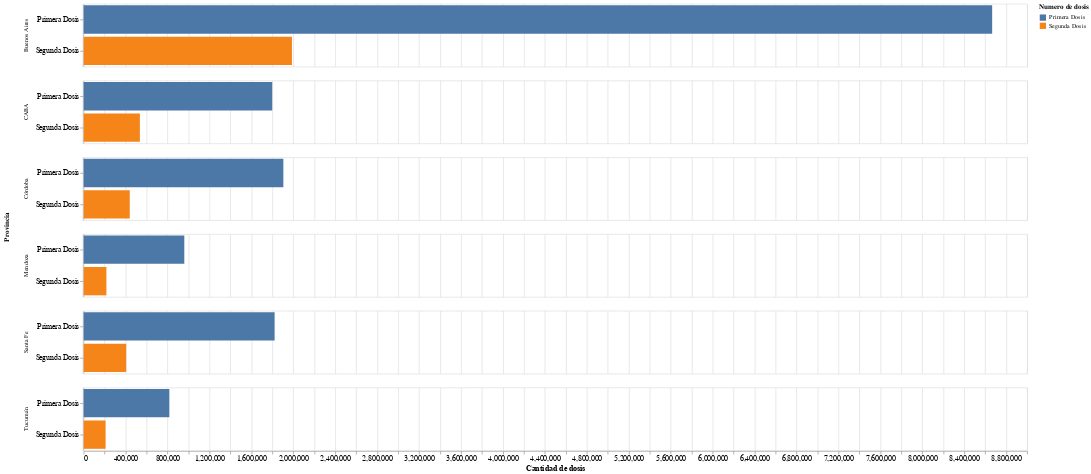

The notebook cell saved with this chart:
### Code cell
rqst = requests.get("http://localhost:8000/datos/provincias/alldosisseperated/top6")
data = rqst.json()
df = pd.DataFrame(data)

alt.Chart(df).mark_bar().encode(
    x=alt.X('sum(dosis):Q',title='Cantidad de dosis'),
    y=alt.Y('tipo_de_dosis:O',title = ''),
    color=alt.Color('tipo_de_dosis:N',title='Numero de dosis'),
    row=alt.Row('jurisdiccion_nombre:N',title='Provincia'),
    tooltip=[alt.Tooltip('sum(dosis)', title='Dosis')]
).properties(
    width=1500,
    height=100
).configure_axis(
    labelFontSize=12,
    titleFontSize=12
)

### Figure 1 — Vega-Lite specification as saved in the notebook (floating-point values rounded to 4 significant figures)
{"config": {"view": {"continuousWidth": 400, "continuousHeight": 300}, "axis": {"labelFontSize": 12, "titleFontSize": 12}}, "data": {"name": "data-632b532d13ca3b3a7765e765ba59f60d"}, "mark": "bar", "encoding": {"color": {"type": "nominal", "field": "tipo_de_dosis", "title": "Numero de dosis"}, "row": {"type": "nominal", "field": "jurisdiccion_nombre", "title": "Provincia"}, "tooltip": [{"type": "quantitative", "aggregate": "sum", "field": "dosis", "title": "Dosis"}], "x": {"type": "quantitative", "aggregate": "sum", "field": "dosis", "title": "Cantidad de dosis"}, "y": {"type": "ordinal", "field": "tipo_de_dosis", "title": ""}}, "height": 100, "width": 1500, "$schema": "https://vega.github.io/schema/vega-lite/v4.8.1.json", "datasets": {"data-632b532d13ca3b3a7765e765ba59f60d": [{"jurisdiccion_nombre": "Buenos Aires", "dosis": 8666217, "tipo_de_dosis": "Primera Dosis"}, {"jurisdiccion_nombre": "CABA", "dosis": 1798792, "tipo_de_dosis": "Primera Dosis"}, {"jurisdiccion_nombre": "Santa Fe", "dosis": 1821670, "tipo_de_dosis": "Primera Dosis"}, {"jurisdiccion_nombre": "Mendoza", "dosis": 960138, "tipo_de_dosis": "Primera Dosis"}, {"jurisdiccion_nombre": "Tucumán", "dosis": 817415, "tipo_de_dosis": "Primera Dosis"}, {"jurisdiccion_nombre": "Córdoba", "dosis": 1904845, "tipo_de_dosis": "Primera Dosis"}, {"jurisdiccion_nombre": "Tucumán", "dosis": 209322, "tipo_de_dosis": "Segunda Dosis"}, {"jurisdiccion_nombre": "CABA", "dosis": 536439, "tipo_de_dosis": "Segunda Dosis"}, {"jurisdiccion_nombre": "Córdoba", "dosis": 439764, "tipo_de_dosis": "Segunda Dosis"}, {"jurisdiccion_nombre": "Santa Fe", "dosis": 405642, "tipo_de_dosis": "Segunda Dosis"}, {"jurisdiccion_nombre": "Mendoza", "dosis": 217045, "tipo_de_dosis": "Segunda Dosis"}, {"jurisdiccion_nombre": "Buenos Aires", "dosis": 1986955, "tipo_de_dosis": "Segunda Dosis"}]}}
